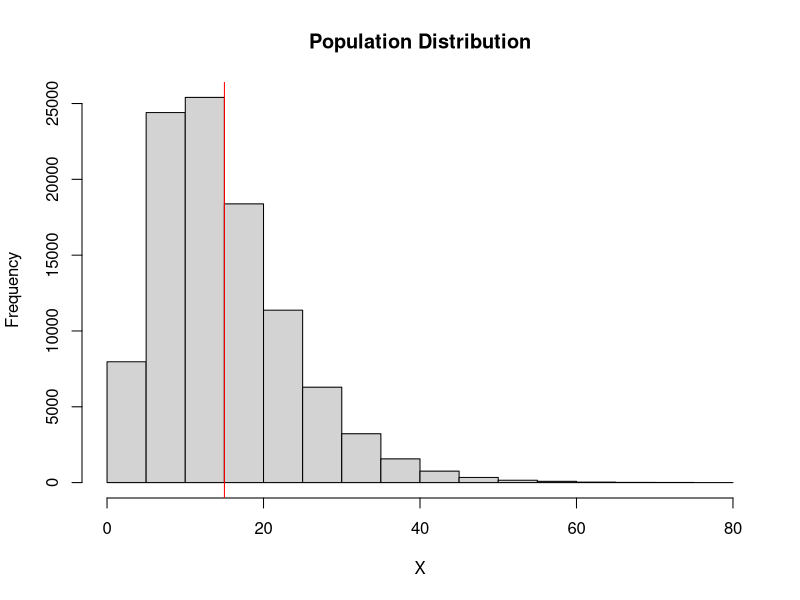
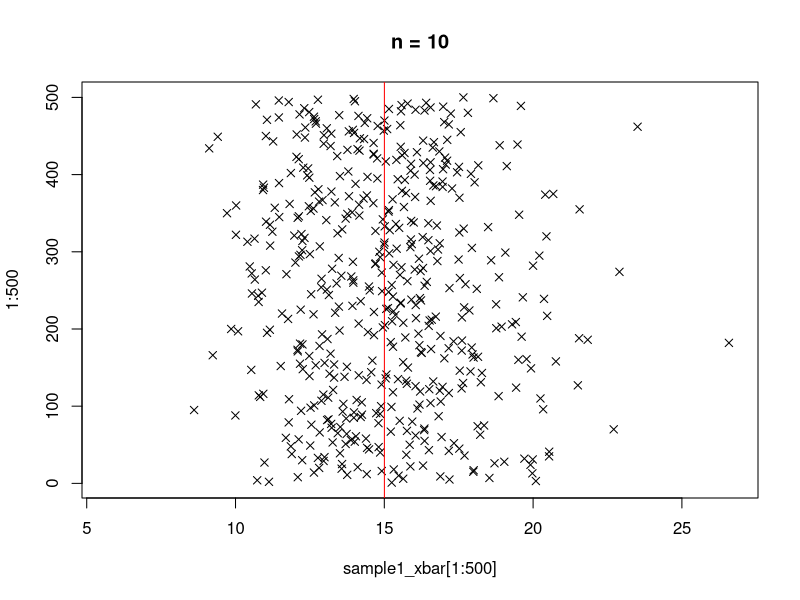
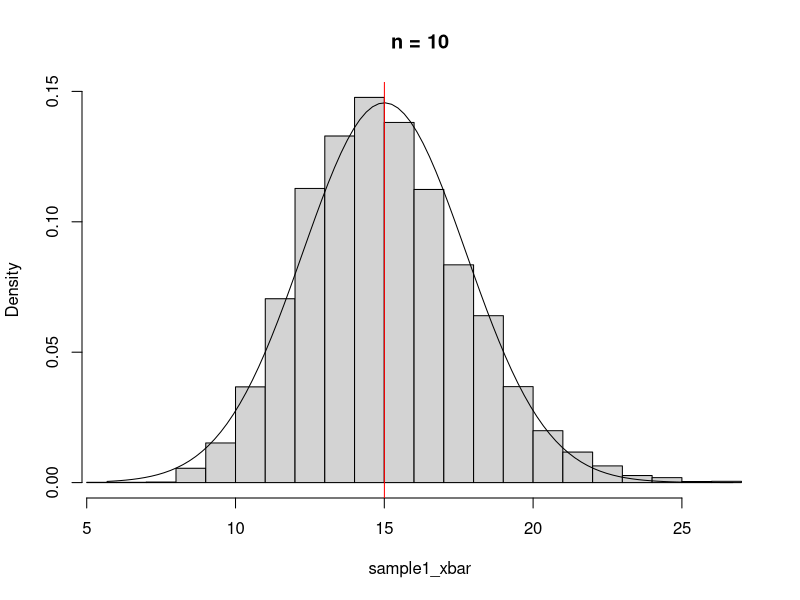
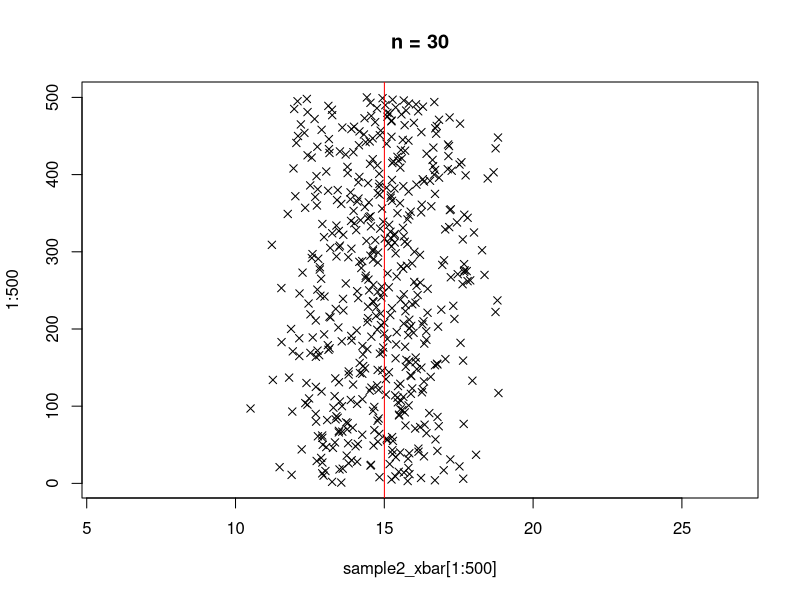
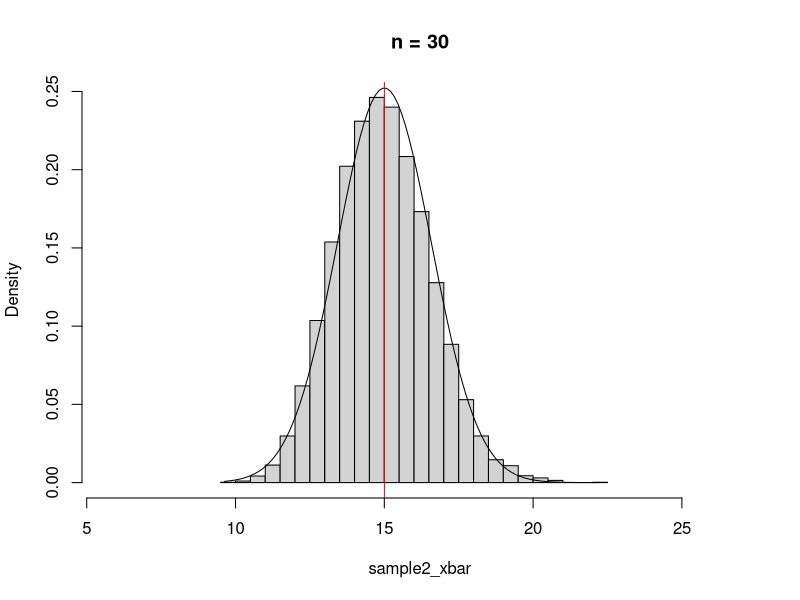
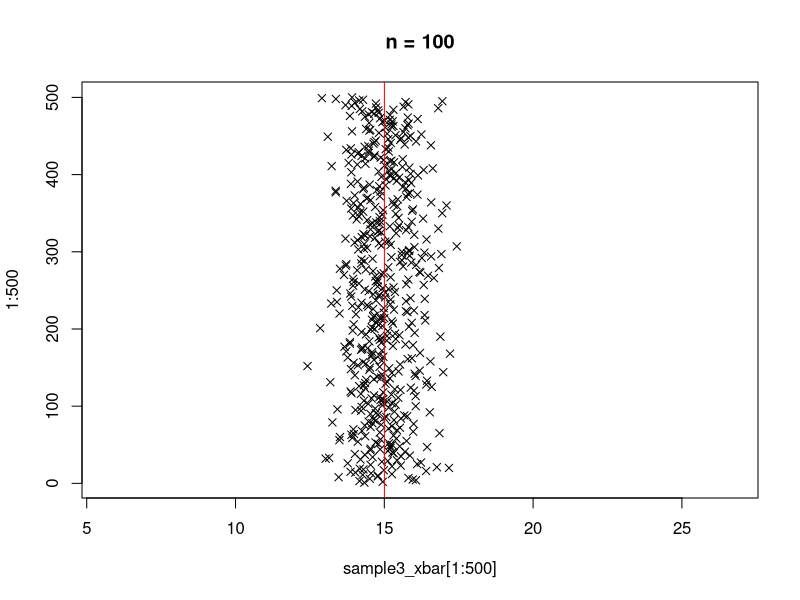
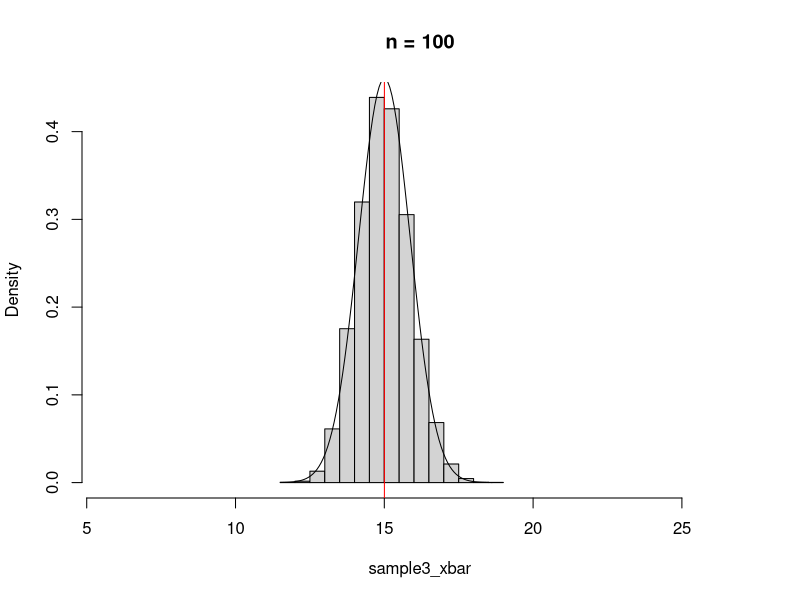
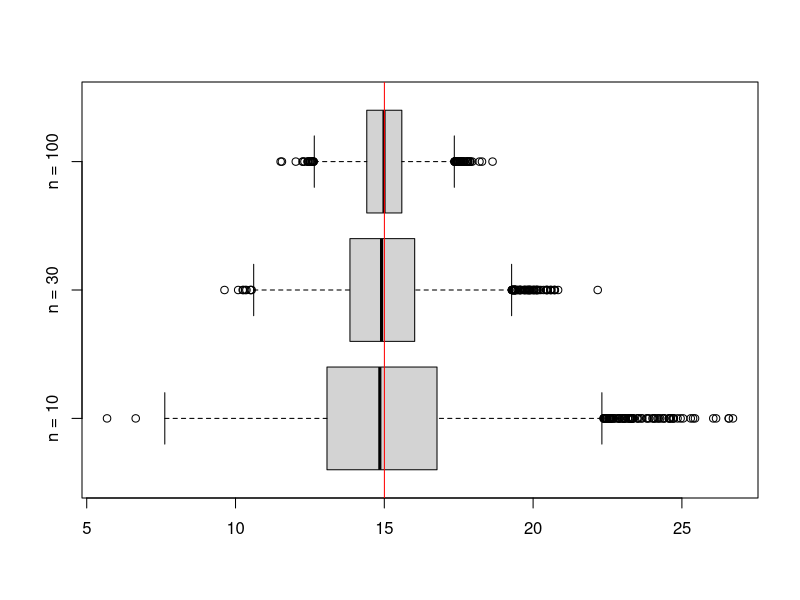

Here is the R script that generated these plots, in order:
#################### Demonstration of Central Limit Theorem #################
pdf ("sampling.pdf")
## population distributions 

## generate a population data
X <- rgamma (100000, 3, .2)

mean (X)
sd (X)
hist (X, main = "Population Distribution")
abline (v = mean (X), col = "red")
## sampling distributions 

## sample size = 10
sample1_xbar <- replicate (10000, mean(sample (X, size = 10, replace = T) ) )
mean (sample1_xbar)
mean (X)
sd (sample1_xbar)
sd (X)
sd (X)/sqrt(10)

xlim <- range (sample1_xbar)
plot (sample1_xbar[1:500],1:500,  pch = 4, xlim = xlim, main = "n = 10")
abline (v = mean (X), col = "red")

hist (sample1_xbar, main = "n = 10", xlim = xlim,
      probability = TRUE, nclass =20)
x <- seq (min (sample1_xbar), max(sample1_xbar), length = 100)
lines (x, dnorm (x, mean = mean (X), sd = sd (X)/sqrt(10)))
abline (v = mean (X), col = "red")

## sample size = 30
sample2_xbar <- replicate (10000, mean(sample (X, size = 30, replace = T) ) )

plot (sample2_xbar[1:500],1:500,  pch = 4, xlim = xlim, main = "n = 30")
abline (v = mean (X), col = "red")

hist (sample2_xbar, main = "n = 30", xlim = xlim,
      probability = TRUE, nclass = 20 )
x <- seq (min (sample2_xbar), max(sample2_xbar), length = 100)
lines (x, dnorm (x, mean = mean (X), sd = sd (X)/sqrt(30)))
abline (v = mean (X), col = "red")

## sample size = 100
sample3_xbar <- replicate (10000, mean(sample (X, size = 100, replace = T) ) )

plot (sample3_xbar[1:500],1:500,  pch = 4, xlim = xlim, main = "n = 100")
abline (v = mean (X), col = "red")


hist (sample3_xbar, main = "n = 100", xlim = xlim,
      probability = TRUE, nclass = 20 )
x <- seq (min (sample3_xbar), max(sample3_xbar), length = 100)
lines (x, dnorm (x, mean = mean (X), sd = sd (X)/sqrt(100)))
abline (v = mean (X), col = "red")

## plot comparison boxplot of sample means
allxbar <- data.frame (sample1_xbar, sample2_xbar, sample3_xbar)
colnames (allxbar) <- c("n = 10", "n = 30","n = 100" )
boxplot (allxbar,horizontal=T)
abline (v = mean (X), col = "red")

dev.off()
